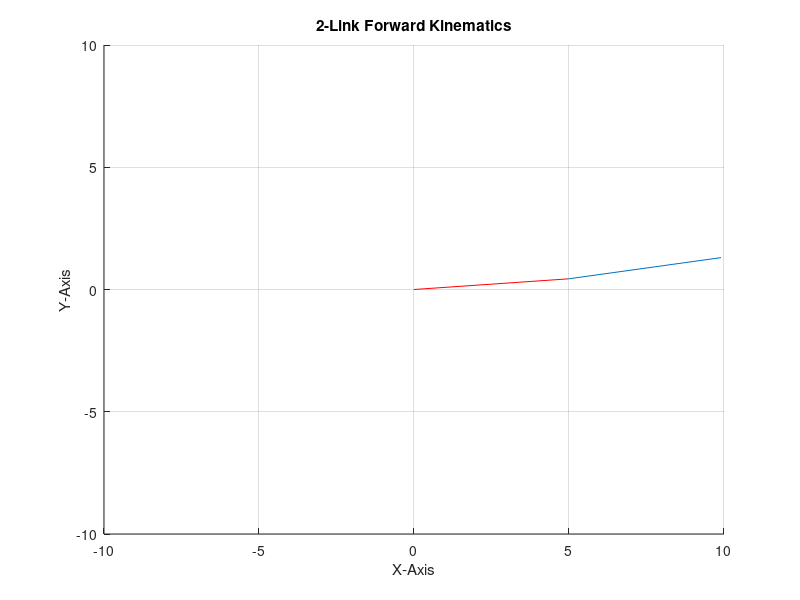

MATLAB code for this plot:
clc;
%getting the input from the user
prompt1 = 'Length of first Link: \n';
x = input(prompt1);
prompt2 = 'Length of second Link: \n';
y = input(prompt2);
prompt3 = 'First Angle in Degrees: \n';
z = input(prompt3);
prompt4 = 'Second Angle in Degrees: \n';
w = input(prompt4);
% x output, x coordinate of the end effector
outputX1 = x * cosd(z);
outputX2 = y * cosd(w + z);
outputX = outputX1 + outputX2;
% y output, y coordinate of the end effector
outputY1 = x * sind(z);
outputY2 = y * sind(w + z);
outputY = outputY1 + outputY2;
%displaying of the output
disp('X:');
disp(outputX);
disp('Y:');
disp(outputY);
%plotting in the xy coordinate system
axiss = x +y;
line ([0 outputX1],[0 outputY1] , 'color', 'r')
line ([outputX1 outputX],[outputY1 outputY])
title('2-Link Forward Kinematics')
xlabel('X-Axis')
ylabel('Y-Axis')
axis([-axiss axiss -axiss axiss])
grid on
%clear

disp('Type [TwoLinkForwardTrigo] in Command Window to Input again :)')